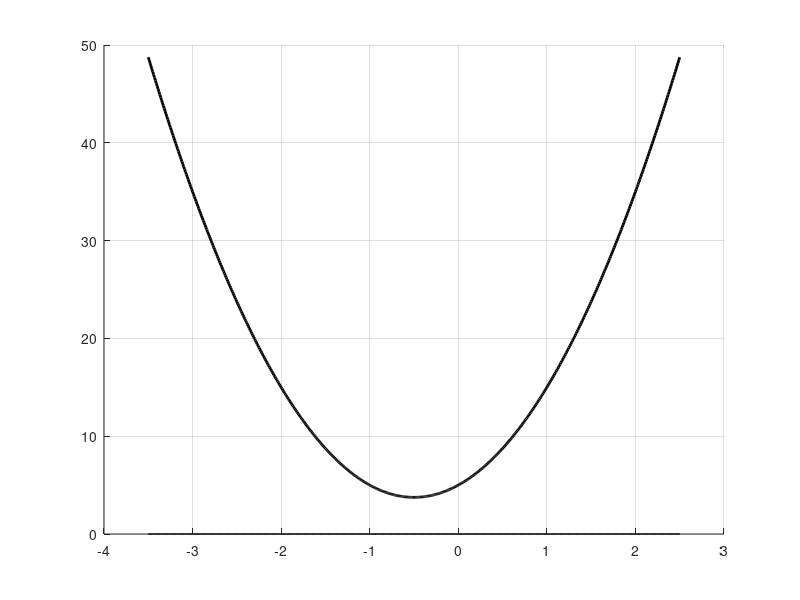

MATLAB code for this plot:
clear;
clc;

a = input('Nhap gia tri cho bien a: ');
b = input('Nhap gia tri cho bien b: ');
c = input('Nhap gia tri cho bien c: ');

if a == 0
    if b == 0
        if c == 0
            disp('Phuong trinh vo so nghiem (0 = 0)');
            x = c - 5 : 0.01 : c + 5;
        else
            disp('Phuong trinh vo nghiem ( Const != 0)');
            x = c - 5 : 0.01 : c + 5;
        end

    else
        % Phuong trinh bac nhat: bx + c = 0
        x = -c/b;
        disp(['Phuong trinh co 1 nghiem x = ', num2str(x)]);

        plot ( [x],[0], 'ro' , 'markersize' , 8, 'markerfacecolor', 'r' );

        x = x - 5 : 0.01 : x + 5;
        
       
    end
else 

    delta=b*b-4*a*c;
     
    if (delta<0)
        
        disp('Phuong trinh vo nghiem');
        x1=-b/(2*a);
        x = x1-3:0.01:x1+3;
        
    elseif (delta==0)
        x1=-b/(2*a);
        disp (['phuong trinh co 1 nghiem kep x= ', num2str(x1)]);
        x= x1-3:0.01:x1+3;
        plot ( [x1],[0], 'ro' , 'markersize' , 8, 'markerfacecolor', 'r' );
          
    else
        x1=(-b-sqrt(delta))/(2*a);
        x2=(-b+sqrt(delta))/(2*a);
        disp (['phuong trinh co 2 nghiem x1= ', num2str(x1),' va x2= ', num2str(x2)]);

        if (x1>x2)
            temp=x2;
            x2=x1;
            x1=temp;
        end 

        space=x2-x1; 

        x= x1-space*0.2 : 0.01 : x2+space*0.2;

        plot ( [x1 x2],[0 0], 'ro' , 'markersize' , 8, 'markerfacecolor', 'r' );
            
    end
     
end

hold on;   

grid on;

hold on; 

y = a*x.^2 + b*x + c;   
plot(x, y, 'k-', 'LineWidth', 2);

hold on;

y=x.*0;
plot( x  , y , 'k-', 'LineWidth', 1);

hold on;
    